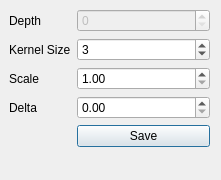
<?xml version="1.0" encoding="UTF-8"?>
<ui version="4.0">
 <class>LaplacianEdgeDetection</class>
 <widget class="QDialog" name="LaplacianEdgeDetection">
  <property name="geometry">
   <rect>
    <x>0</x>
    <y>0</y>
    <width>221</width>
    <height>180</height>
   </rect>
  </property>
  <property name="windowTitle">
   <string>Dialog</string>
  </property>
  <widget class="QWidget" name="formLayoutWidget">
   <property name="geometry">
    <rect>
     <x>9</x>
     <y>9</y>
     <width>201</width>
     <height>161</height>
    </rect>
   </property>
   <layout class="QFormLayout" name="formLayout">
    <item row="0" column="0">
     <widget class="QLabel" name="label">
      <property name="text">
       <string>Depth</string>
      </property>
     </widget>
    </item>
    <item row="1" column="0">
     <widget class="QLabel" name="label_2">
      <property name="text">
       <string>Kernel Size</string>
      </property>
     </widget>
    </item>
    <item row="2" column="0">
     <widget class="QLabel" name="label_3">
      <property name="text">
       <string>Scale</string>
      </property>
     </widget>
    </item>
    <item row="3" column="0">
     <widget class="QLabel" name="label_4">
      <property name="text">
       <string>Delta</string>
      </property>
     </widget>
    </item>
    <item row="0" column="1">
     <widget class="QSpinBox" name="sbDepth">
      <property name="enabled">
       <bool>false</bool>
      </property>
     </widget>
    </item>
    <item row="1" column="1">
     <widget class="QSpinBox" name="sbKernelSize">
      <property name="maximum">
       <number>31</number>
      </property>
      <property name="singleStep">
       <number>2</number>
      </property>
      <property name="value">
       <number>3</number>
      </property>
     </widget>
    </item>
    <item row="2" column="1">
     <widget class="QDoubleSpinBox" name="sbScale">
      <property name="minimum">
       <double>1.000000000000000</double>
      </property>
      <property name="value">
       <double>1.000000000000000</double>
      </property>
     </widget>
    </item>
    <item row="3" column="1">
     <widget class="QDoubleSpinBox" name="sbDelta"/>
    </item>
    <item row="4" column="1">
     <widget class="QPushButton" name="btnSave">
      <property name="text">
       <string>Save</string>
      </property>
     </widget>
    </item>
   </layout>
  </widget>
 </widget>
 <resources/>
 <connections/>
</ui>
